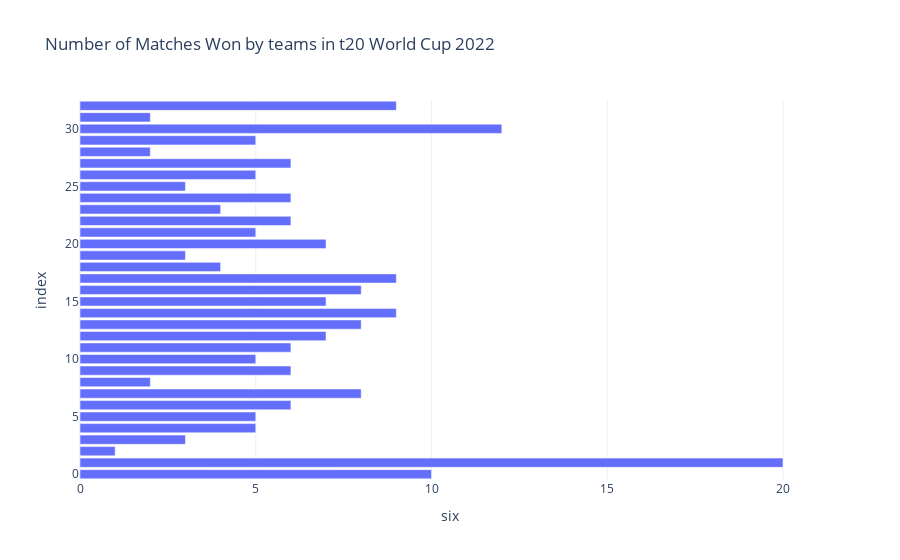

Notebook cell for this chart:
### Markdown cell above
the number of matches won by each team in the world cup:

### Code cell
figure = px.bar(data, 
                x=data["six"],
                title="Number of Matches Won by teams in t20 World Cup 2022")
figure.show()

### Figure 1 — Plotly figure (JSON) as saved in the notebook; plotly's stock layout.template omitted (floating-point values rounded to 4 significant figures)
{"data": [{"alignmentgroup": "True", "hovertemplate": "six=%{x}<br>index=%{y}<extra></extra>", "legendgroup": "", "marker": {"color": "#636efa", "pattern": {"shape": ""}}, "name": "", "offsetgroup": "", "orientation": "h", "showlegend": false, "textposition": "auto", "type": "bar", "x": [10, 20, 1, 3, 5, 5, 6, 8, 2, 6, 5, 6, 7, 8, 9, 7, 8, 9, 4, 3, 7, 5, 6, 4, 6, 3, 5, 6, 2, 5, 12, 2, 9], "xaxis": "x", "y": [0, 1, 2, 3, 4, 5, 6, 7, 8, 9, 10, 11, 12, 13, 14, 15, 16, 17, 18, 19, 20, 21, 22, 23, 24, 25, 26, 27, 28, 29, 30, 31, 32], "yaxis": "y"}], "layout": {"barmode": "relative", "legend": {"tracegroupgap": 0}, "title": {"text": "Number of Matches Won by teams in t20 World Cup 2022"}, "xaxis": {"anchor": "y", "domain": [0, 1], "title": {"text": "six"}}, "yaxis": {"anchor": "x", "domain": [0, 1], "title": {"text": "index"}}}}
